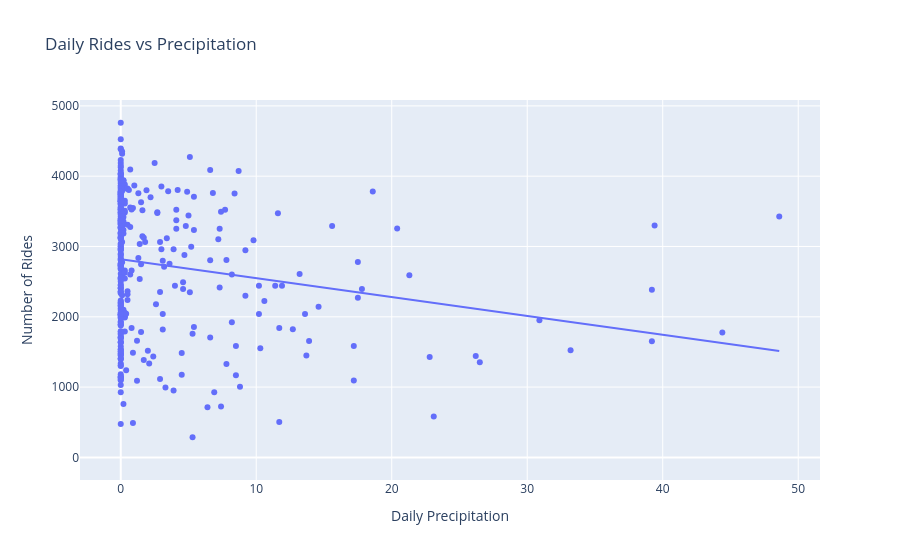

This figure's notebook cell:
### Markdown cell above
### Rides vs Precipitation

### Code cell
fig = px.scatter(
    bike_weather_daily,
    x="precipitation_sum",
    y="number_of_rides",
    trendline="ols",
    title="Daily Rides vs Precipitation"
)

fig.update_layout(
    xaxis_title="Daily Precipitation",
    yaxis_title="Number of Rides"
)

fig.show()

### Figure 1 — Plotly figure (JSON) as saved in the notebook; plotly's stock layout.template omitted (floating-point values rounded to 4 significant figures; data arrays with more than 128 entries replaced by an {"elided": "..."} marker saying what was removed)
{"data": [{"hovertemplate": "precipitation_sum=%{x}<br>number_of_rides=%{y}<extra></extra>", "legendgroup": "", "marker": {"color": "#636efa", "symbol": "circle"}, "mode": "markers", "name": "", "orientation": "v", "showlegend": false, "type": "scatter", "x": {"elided": "366 float values"}, "xaxis": "x", "y": {"elided": "366 int values"}, "yaxis": "y"}, {"hovertemplate": "<b>OLS trendline</b><br>number_of_rides = -26.8204 * precipitation_sum + 2817.09<br>R<sup>2</sup>=0.038061<br><br>precipitation_sum=%{x}<br>number_of_rides=%{y} <b>(trend)</b><extra></extra>", "legendgroup": "", "marker": {"color": "#636efa", "symbol": "circle"}, "mode": "lines", "name": "", "showlegend": false, "type": "scatter", "x": {"elided": "365 float values"}, "xaxis": "x", "y": {"elided": "365 float values"}, "yaxis": "y"}], "layout": {"legend": {"tracegroupgap": 0}, "title": {"text": "Daily Rides vs Precipitation"}, "xaxis": {"anchor": "y", "domain": [0, 1], "title": {"text": "Daily Precipitation"}}, "yaxis": {"anchor": "x", "domain": [0, 1], "title": {"text": "Number of Rides"}}}}
